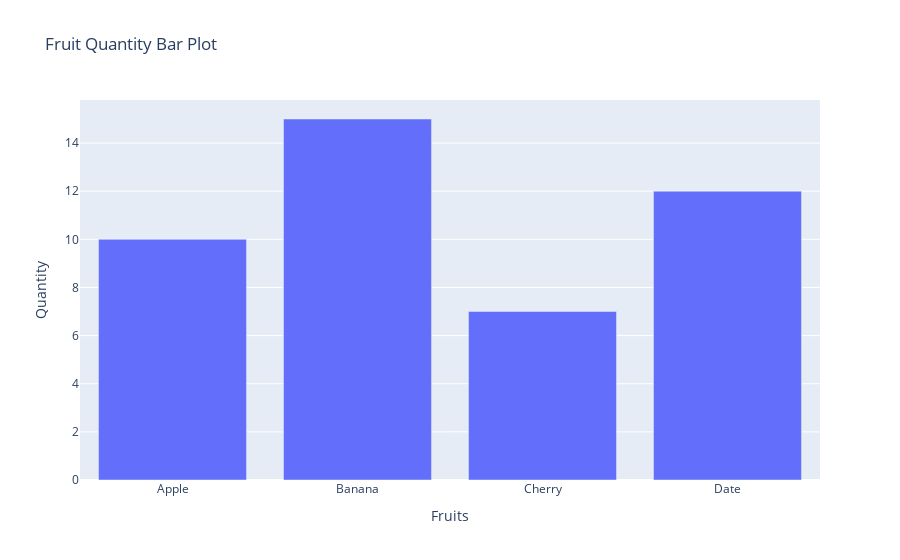

Notebook cell for this chart:
### Code cell
# 5. Generate a bar plot using Plotly.

# Import Plotly
import plotly.express as px

# Create sample data
data = {'Fruits': ['Apple', 'Banana', 'Cherry', 'Date'], 'Quantity': [10, 15, 7, 12]}

# Generate a bar plot
fig = px.bar(data, x='Fruits', y='Quantity', title='Fruit Quantity Bar Plot')

# Show the plot
fig.show()

### Figure 1 — Plotly figure (JSON) as saved in the notebook; plotly's stock layout.template omitted (floating-point values rounded to 4 significant figures)
{"data": [{"alignmentgroup": "True", "hovertemplate": "Fruits=%{x}<br>Quantity=%{y}<extra></extra>", "legendgroup": "", "marker": {"color": "#636efa", "pattern": {"shape": ""}}, "name": "", "offsetgroup": "", "orientation": "v", "showlegend": false, "textposition": "auto", "type": "bar", "x": ["Apple", "Banana", "Cherry", "Date"], "xaxis": "x", "y": [10, 15, 7, 12], "yaxis": "y"}], "layout": {"barmode": "relative", "legend": {"tracegroupgap": 0}, "title": {"text": "Fruit Quantity Bar Plot"}, "xaxis": {"anchor": "y", "domain": [0, 1], "title": {"text": "Fruits"}}, "yaxis": {"anchor": "x", "domain": [0, 1], "title": {"text": "Quantity"}}}}
